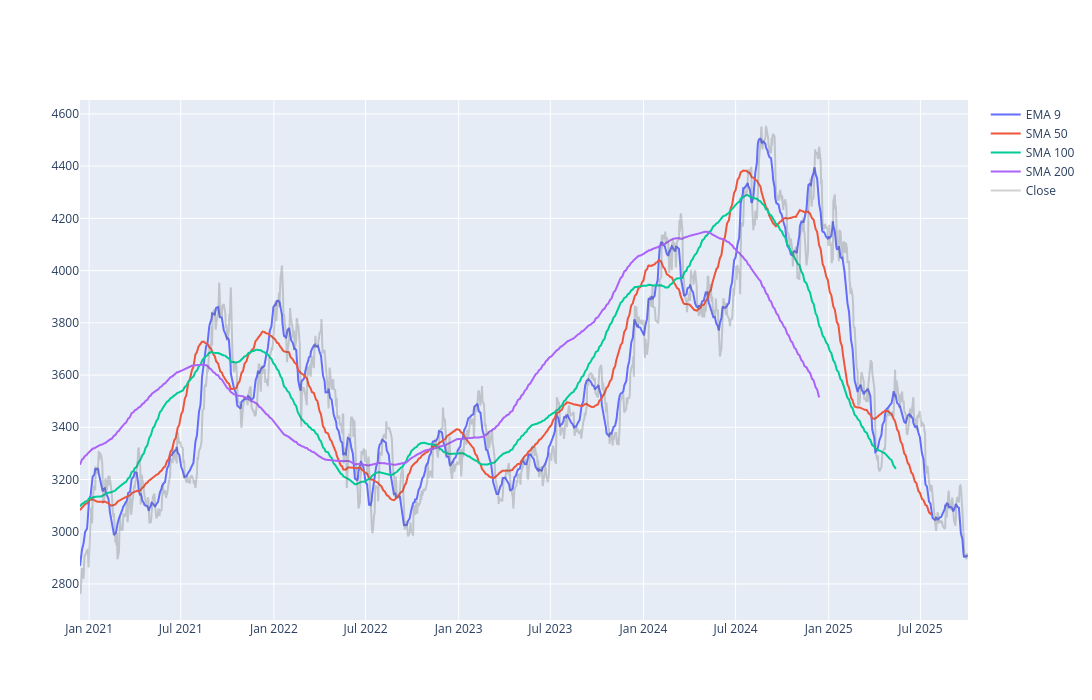

Notebook code cell kept with this figure:
### Code cell
dt['EMA_9'] = dt['Close'].ewm(5).mean().shift()
dt['SMA_50'] = dt['Close'].rolling(50).mean().shift()
dt['SMA_100'] = dt['Close'].rolling(100).mean().shift()
dt['SMA_200'] = dt['Close'].rolling(200).mean().shift()

fig = go.Figure()
fig.add_trace(go.Scatter(x=dt.Date, y=dt.EMA_9, name='EMA 9'))
fig.add_trace(go.Scatter(x=dt.Date, y=dt.SMA_50, name='SMA 50'))
fig.add_trace(go.Scatter(x=dt.Date, y=dt.SMA_100, name='SMA 100'))
fig.add_trace(go.Scatter(x=dt.Date, y=dt.SMA_200, name='SMA 200'))
fig.add_trace(go.Scatter(x=dt.Date, y=dt.Close, name='Close', line_color='dimgray', opacity=0.3))
fig.update_layout(
    width=1100,      # change width
    height=700      # change height
)
fig.show()

### Figure 1 — Plotly figure (JSON) as saved in the notebook; plotly's stock layout.template omitted (floating-point values rounded to 4 significant figures; data arrays with more than 128 entries replaced by an {"elided": "..."} marker saying what was removed)
{"data": [{"name": "EMA 9", "type": "scatter", "x": {"elided": "1193 str values"}, "y": {"elided": "1193 float values"}}, {"name": "SMA 50", "type": "scatter", "x": {"elided": "1193 str values"}, "y": {"elided": "1193 float values"}}, {"name": "SMA 100", "type": "scatter", "x": {"elided": "1193 str values"}, "y": {"elided": "1193 float values"}}, {"name": "SMA 200", "type": "scatter", "x": {"elided": "1193 str values"}, "y": {"elided": "1193 float values"}}, {"line": {"color": "dimgray"}, "name": "Close", "opacity": 0.3, "type": "scatter", "x": {"elided": "1193 str values"}, "y": {"elided": "1193 float values"}}], "layout": {"height": 700, "width": 1100}}
